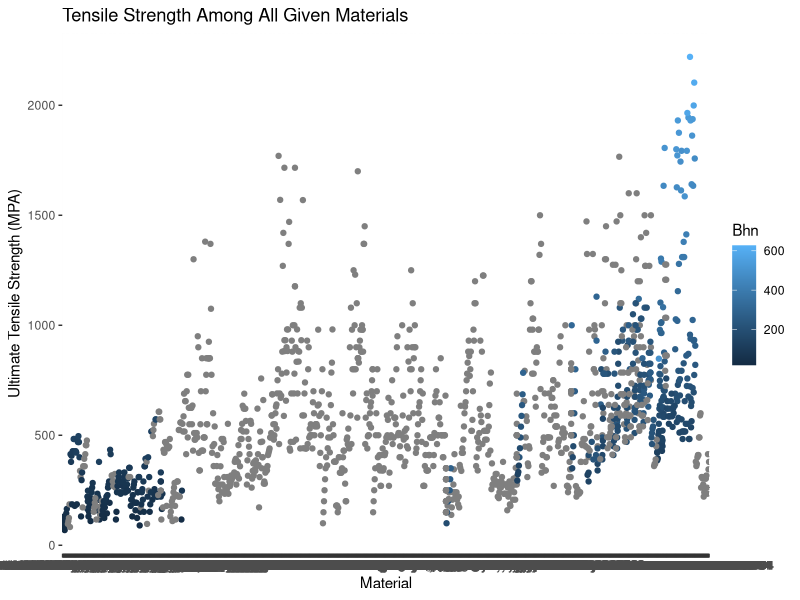
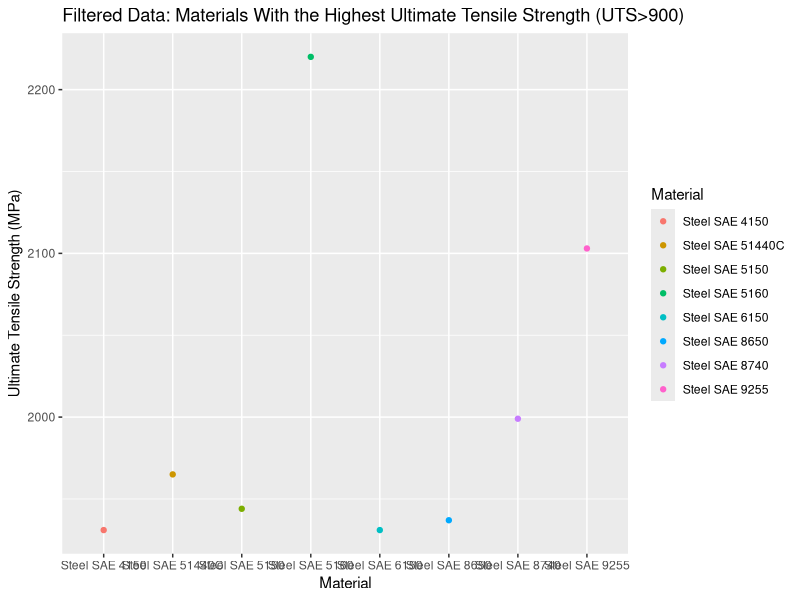
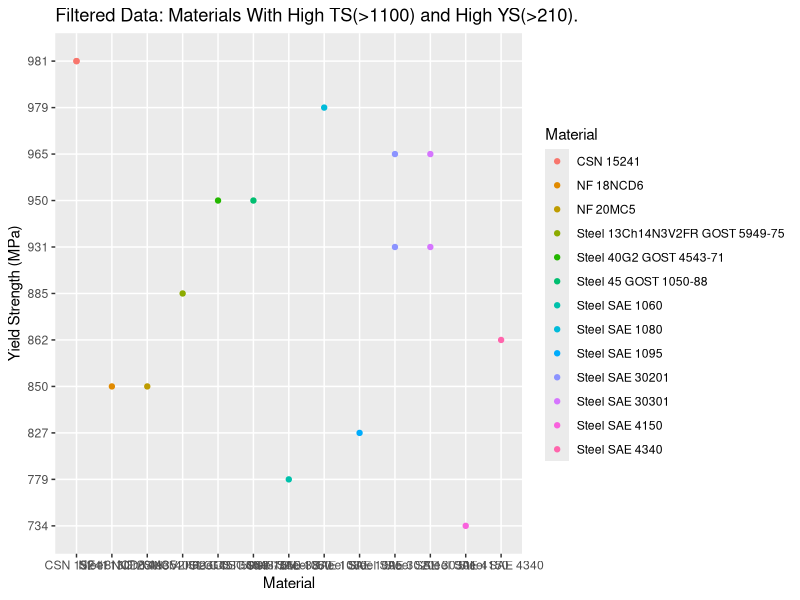
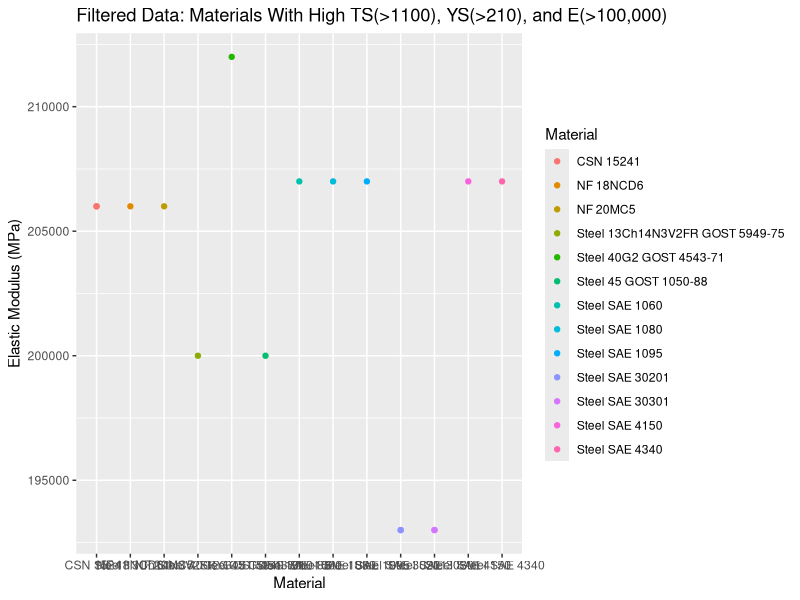
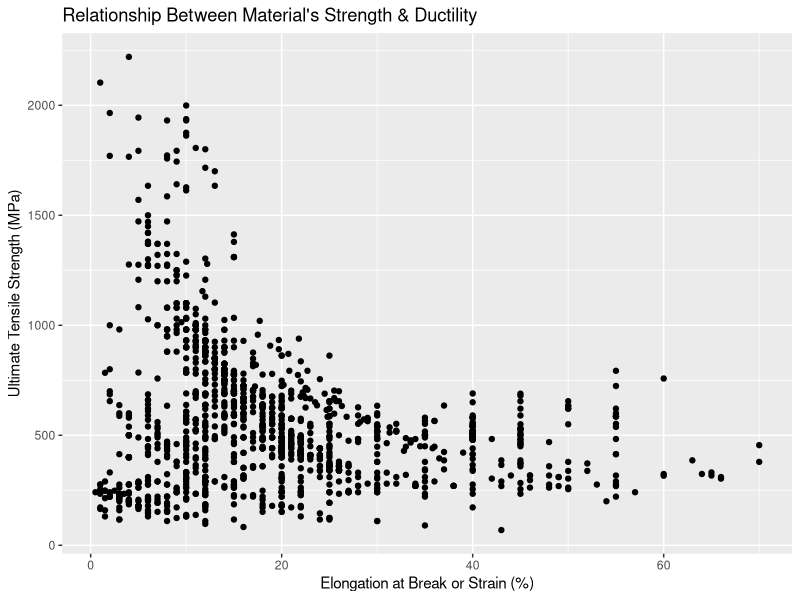
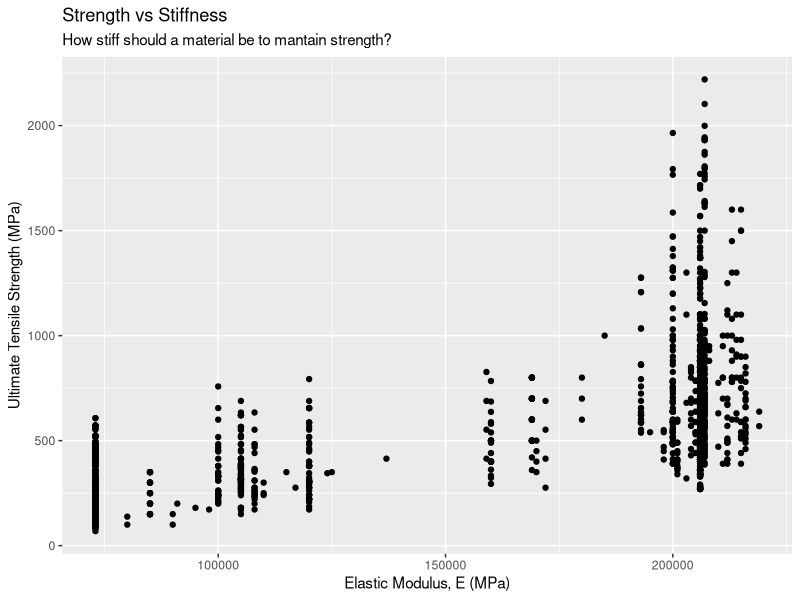
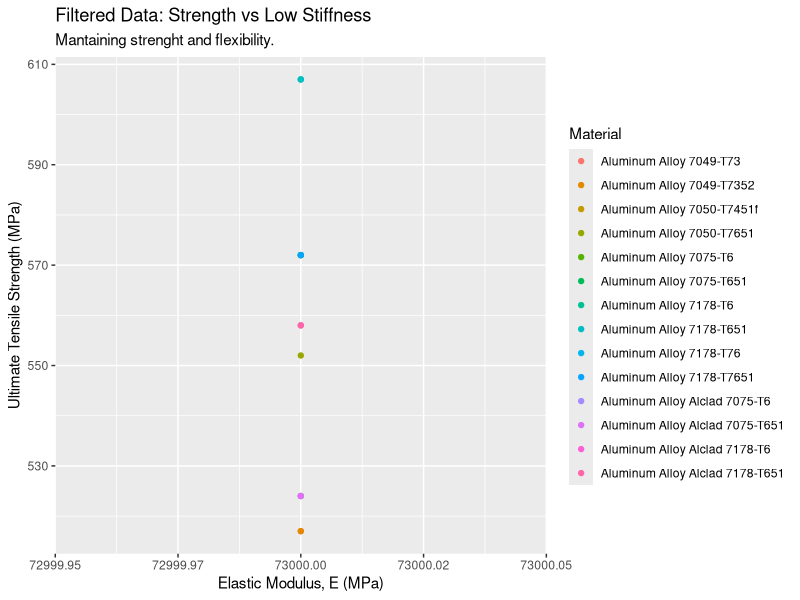
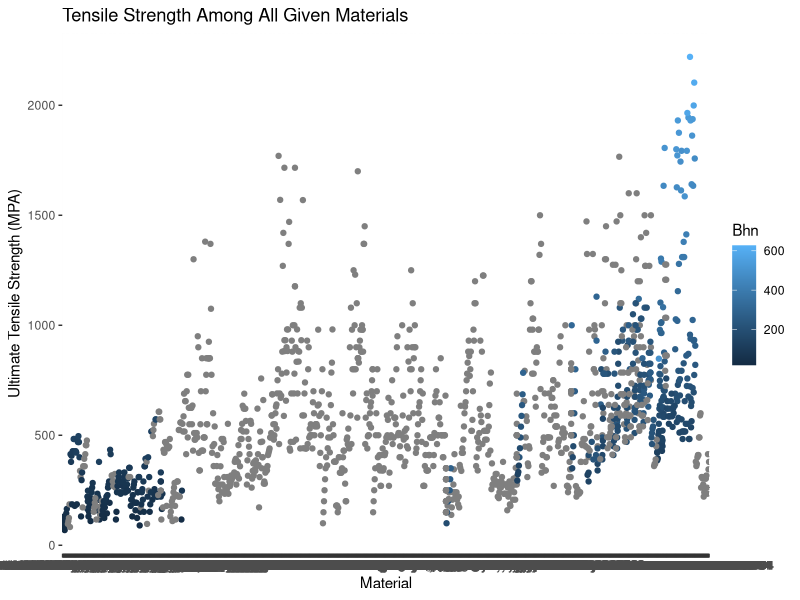

Reproduce these figures in R, in order.
## ---- chunk 1
#Libraries used for this project
library(tidyverse)
#To read excel files
#install.packages("readxl")
library(readxl)
## ---- chunk 2
#| eval: true
#| include: false

#Libraries necessary for plotting
library(tidyverse)

#To read excel files
#install.packages("readxl")
library(readxl)

# Load this data with:
mydata <- read_xlsx(path = "../../Data.xlsx")

#Abbreviations for data set:
# Standard (Std)
# Unique Identification code for the Material (ID)
# Material Name
# Heat Treatment Method
# Ultimate Tensile Strength (Su) in MPa
# Yield Strength (Sy) in MPa
# Elongation at Break or Strain (A5) as a Percentage
# Brinell Hardness Number (BHN) in Microhardness Units
# Elastic Modulus (E) in MPa
# Shear Modulus (G) in MPa
# Poisson's Ratio (mu) in Units of Length
# Density (Ro) in Kg/m3
# Pressure at Yield (pH) in MPa
# Description of the Material (Desc)
# Vickers Hardness Number (HV)

## ---- chunk 3
#| echo: true
# (0) First graph, exploring materials and their Ultimate Tensile Strength (Su) in MPa.
# Exploring the maximum stress that material can withstand before breaking or exhibiting permanent deformation."

#Plot the tensile plot across all organizations.
tensile_plot <- ggplot(
  data=mydata,
  mapping = aes(x=Material, y=Su, color=Bhn)
) +
  geom_point() + 
  labs (
    title = "Tensile Strength Among All Given Materials",
    x = "Material",
    y = "Ultimate Tensile Strength (MPA)",
  )

tensile_plot

#printing out the graph as a png.
ggsave(filename = "tensile_plot.png", tensile_plot)
## ---- chunk 4
#(1) Interested in materials with high tensile strength first.
high_tensile_data <- mydata |> filter(Su>1900)

#plot
high_tensile_plot <- ggplot (
  data= high_tensile_data,
  mapping = aes(x=Material, y=Su, color= Material)
) +
  geom_point() +
  labs (
    title = "Filtered Data: Materials With the Highest Ultimate Tensile Strength (UTS>900)",
    x = "Material",
    y = "Ultimate Tensile Strength (MPa)",
  )

high_tensile_plot
#printing out the graph as a png.
ggsave(filename = "high_tensile_plot.png", high_tensile_plot)
## ---- chunk 5
#(2) Figure out the materials with now, high tensile strength and high yield strength.

#High yield strength: Stress needed for a material to begin plastic deformation (permanent deformation).

#Filter to have high ultimate tensile strenght and high yield strength (Sy)
tensile_yield_data <- mydata |> filter(Su>1100 & Sy > 210)
#plot
tensile_yield_plot <- ggplot (
  data= tensile_yield_data,
  mapping = aes(x=Material, y=Sy, color= Material)
) +
  geom_point() +
  labs (
    title = "Filtered Data: Materials With High TS(>1100) and High YS(>210).",
    x = "Material",
    y = "Yield Strength (MPa)",
  )
tensile_yield_plot


#printing out the graph as a png.
ggsave(filename = "tensile_yield_plot.png", tensile_yield_plot)
## ---- chunk 6
#(3) Implement to find medium-high elastic modulus (E), i.e. to resist bending and deformation. Cons: Less flexible materials.

elastic_data <- tensile_yield_data |> filter(E>150000)

#Plot
elastic_plot <- ggplot (
  data= elastic_data,
  mapping = aes(x=Material, y=E, color= Material)
) +
  geom_point() +
  labs (
    title = "Filtered Data: Materials With High TS(>1100), YS(>210), and E(>100,000)",
    x = "Material",
    y = "Elastic Modulus (MPa)",
  )
elastic_plot

#printing out the graph as a png.
ggsave(filename = "elastic_plot.png", elastic_plot)
## ---- chunk 7
# (A) Ultimate Tensile Strength (y) vs Elongation

#Change the excel column name to be used in data design
names(mydata)[names(mydata) == "Heat treatment"] <- "Heat_treatment"

strength_elongation_plot <- ggplot (
  data = mydata,
  aes(x=A5, y=Su)) +
  geom_point() +
  labs (
    title = "Relationship Between Material's Strength & Ductility",
    x = "Elongation at Break or Strain (%)",
    y = "Ultimate Tensile Strength (MPa)",
  )
strength_elongation_plot

#printing out the graph as a png.
ggsave(filename = "strength_elongation_plot.png", strength_elongation_plot)
## ---- chunk 8
#(B)
#UTS (y) vs Elastic Modulus, E (x)

strength_stiffness_plot <- ggplot (
  data = mydata,
  aes(x=E, y=Su)) +
  geom_point() +
  labs (
    title = "Strength vs Stiffness",
    subtitle = "How stiff should a material be to mantain strength?",
    x = "Elastic Modulus, E (MPa)",
    y = "Ultimate Tensile Strength (MPa)",
  )
strength_stiffness_plot
#printing out the graph as a png.
ggsave(filename = "strength_stiffness_plot.png", strength_stiffness_plot)
## ---- chunk 9
#(B.II) Strength vs Stiffness
#Exploring the materials with high strength and high flexibility.
#Material ability to bend without permanently deforming.

#We filter the previous data to get materials with moderate to high UTS (>500) and high flexiblity (E<50000)
filtered_data_h_flexibility <- mydata |> filter(Su>500 & E<100000)

#Plot the filtered data
filtered_plot_h_flexibility <- ggplot (
  data = filtered_data_h_flexibility,
  aes(x=E, y=Su, color=Material)) +
  geom_point() +
  labs (
    title = "Filtered Data: Strength vs Low Stiffness",
    subtitle = "Mantaining strenght and flexibility.",
    x = "Elastic Modulus, E (MPa)",
    y = "Ultimate Tensile Strength (MPa)",
  )
filtered_plot_h_flexibility
#printing out the graph as a png.
ggsave(filename = "filtered_plot_h_flexibility.png", filtered_plot_h_flexibility)
